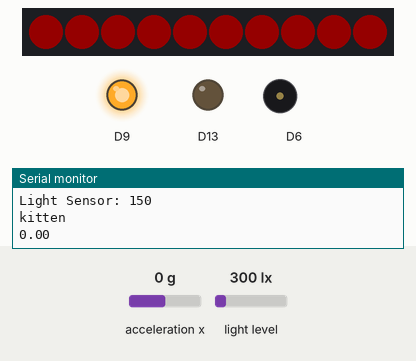
This sketch was run on a simulated Adafruit Circuit Playground Express. On the bench: 10 RGB LEDs in strip order, left to right, output pins drawn as LEDs (lit = HIGH), buzzer (waves = sounding), the last lines printed to the serial monitor. The inputs (shaded band) are chosen by the test bench; at power-on: acceleration x 0 g, light level 300 lx. Dim RGB values are drawn brighter than linear.

Above: at 99.7 s.
At 128.3 s:
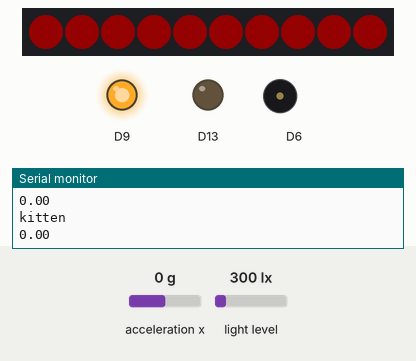
Timing chart, 0 to 129.8 s (numbered marks = the images above):
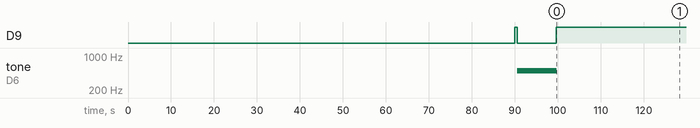

The sketch:

waste_sensor_v1.ino
```cpp
/* Waste sensor
 *  Monitors the liquid level in a tissue culture waste flask and responds
 *  to the flask being filled past a threshold and emptied.
 *
 *  Laser attaches to GND (black) and pin #9 (red)
 *
 *  by Alyssa Shapiro and Sarah Hewes
 */

#include <Adafruit_CircuitPlayground.h>

// initialize values
int value;
int escalation = 0;
boolean flaskfull = false;
float X;
int count;
int timecount;

void setup() {
  //start the serial output
  Serial.begin(9600);
  //start the circuit plaground
  CircuitPlayground.begin();
  //change the mode of pin #9 to output
  pinMode(9, OUTPUT);
}

void loop() {

  //turn laser on and check light level
  digitalWrite(9, HIGH);
  value = CircuitPlayground.lightSensor();
  digitalWrite(9,LOW);

  //print out value for debugging
  Serial.print("Light Sensor: ");
  Serial.println(value);

  //double check
  //if the light intensity is below a threshold, the laser has been deflected, then sound the alarm
  if (value < 400) {
    //wait 15 min and test again00
    delay(90000); //15 min power saving mode

      //turn laser on and check light level
      digitalWrite(9, HIGH);
      value = CircuitPlayground.lightSensor();
      delay(500);
      digitalWrite(9,LOW);

    if (value < 400) {
            //beep an alert for one minute
            for (int i=0; i <= 60; i++) {
            CircuitPlayground.playTone(500, 100);
            delay(50);
            }

            //enter while loop
            flaskfull = true;
            while (flaskfull) {
              //turn off laser
                digitalWrite(9,HIGH);

              //increments escalation level
                escalation++;

                //for 24 hours flash constantly and check for accelerometer inversion
                while (escalation > 0) {

                    //once time has passed increment the escalation level at 24 and 48 hours
                    if (timecount == 86400) {
                      escalation++;
                    }
                    if (timecount == 172800) {
                      escalation++;
                    }

                    //turns on red LEDs
                    for (int x=0; x <= 9; x++) {
                       CircuitPlayground.setPixelColor(x, 255,   0,   0);
                    }

                    //print escalation level to serial
                    if (escalation == 1) {
                      //emails you nicely
                      Serial.println("kitten");
                    }
                    else if (escalation == 2) {
                      //emails you grumpily
                      Serial.println("cat");
                    }
                    else if (escalation >=3) {
                      //emails your PI
                      Serial.println("tiger");
                    }

                    //listens for accelerometer change
                      X = CircuitPlayground.motionX();
                    //if accelerometer detects inversion, then reset everything
                           Serial.println(X);
                    //if the flask has been inverted
                    if (X > 1) {
                      Serial.println("5 second check");
                      count = 0;
                      for (int j=0; j<=10; j++){
                        X = CircuitPlayground.motionX();
                        if (X > 1){
                          count++;
                          CircuitPlayground.setPixelColor(j, 0,   255,   0);
                          }
                        delay(500);
                      }
                     //if the flask has been inverted for 5 seconds then the flask has been emptied
                      if (count >= 10){
                        escalation = 0;
                        flaskfull = false;
                        timecount = 0;
                        //blue light
                         for (int x=0; x <= 9; x++) {
                       CircuitPlayground.setPixelColor(x, 0,   0,   255);
                        }
                       //while x is positive (flask not inverted) keep listening
                       while (X > 1){
                        delay(1000);
                        X = CircuitPlayground.motionX();
                       }
                       //turns off LEDs as the sensor is reset
                      CircuitPlayground.clearPixels();
                      }
                    }

                    delay(500);
                    //turns off LEDs (for flashing)
                    CircuitPlayground.clearPixels();
                    delay(1000);
                    //keeps track of the amount of time the device has been in an alarm state
                    timecount++;
                }
            }
    }
  }
  delay(90000); //15 min pause
}
```

Measured:
- by itself, D9: LOW → HIGH at 90.0 s, → LOW 0.50 s later, → HIGH 9.2 s later
- what the display in image 0 shows lasts 0.5 s, from 99.7 s to 100.2 s
